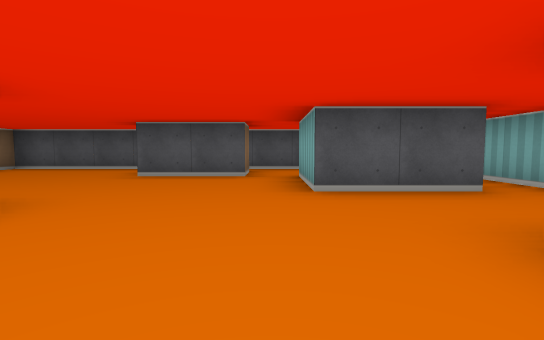
View 1 (above)

14 first-person views from a walk through a cub3D maze. The camera is about half as high as the walls, tilts 4° down and sees 85° across. The floor is counted in squares. Each view is taken from the middle of a square. On the plan, view 1 faces up. The plan holds only what a view shows up to about 9 squares ahead; the rest is blank.

View 2
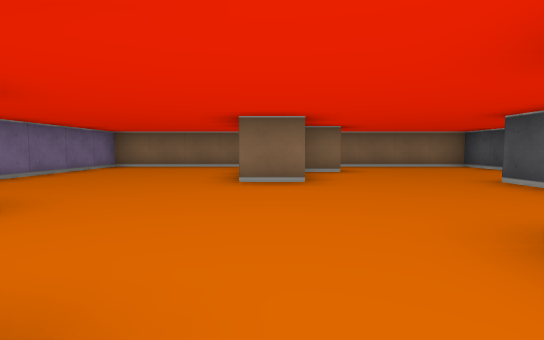

View 3
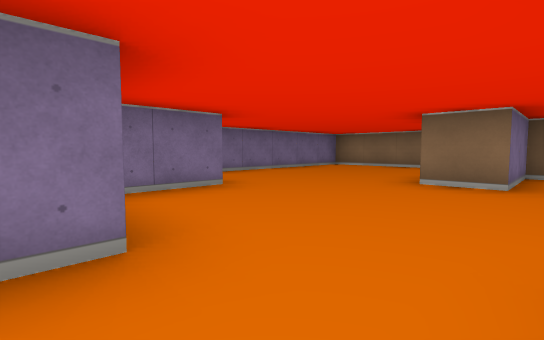

View 4
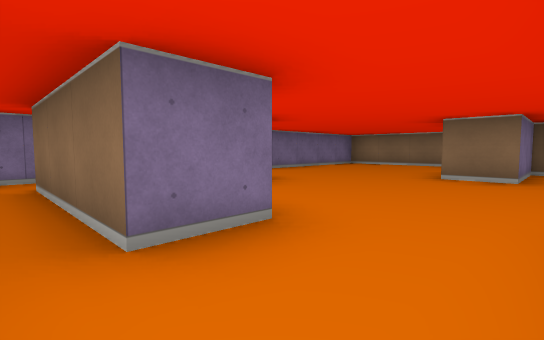

View 5
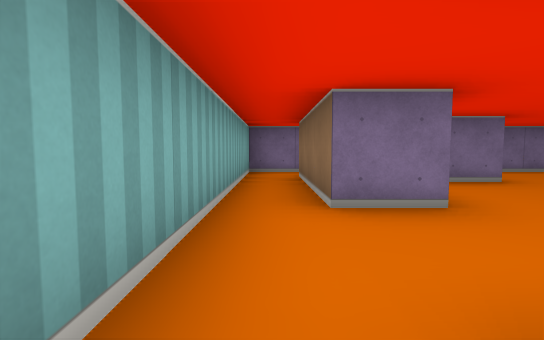

View 6
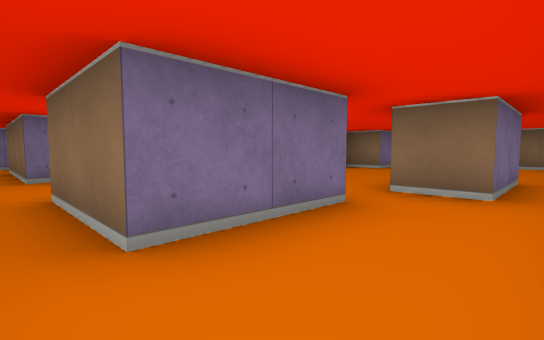

View 7
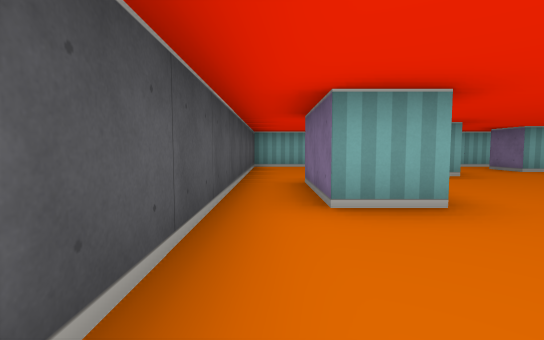

View 8
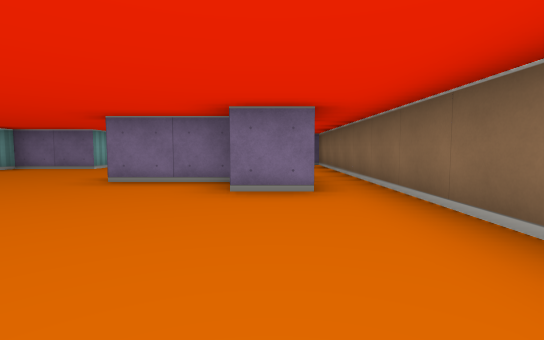

View 9
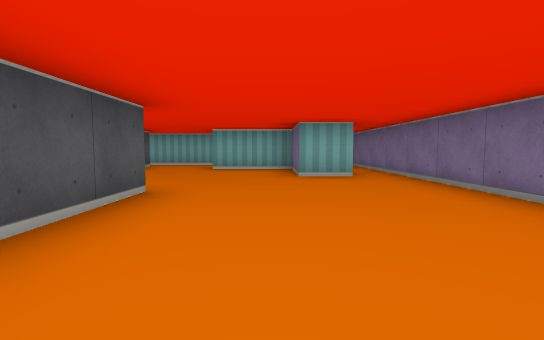

View 10
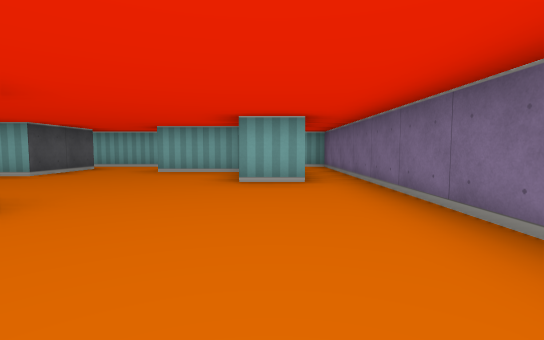

View 11
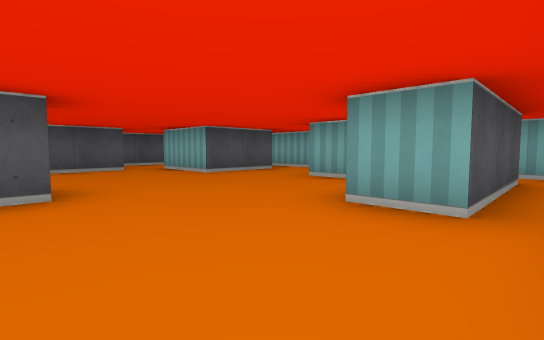

View 12
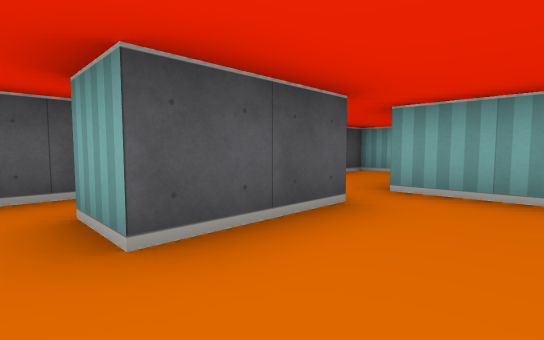

View 13
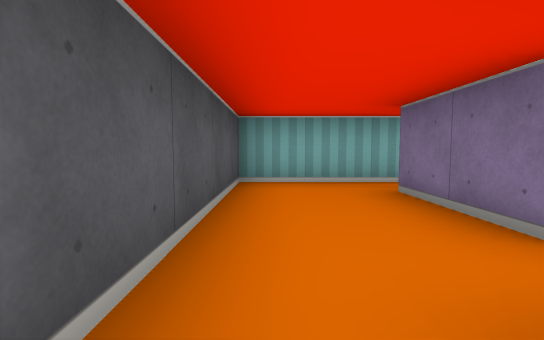

View 14
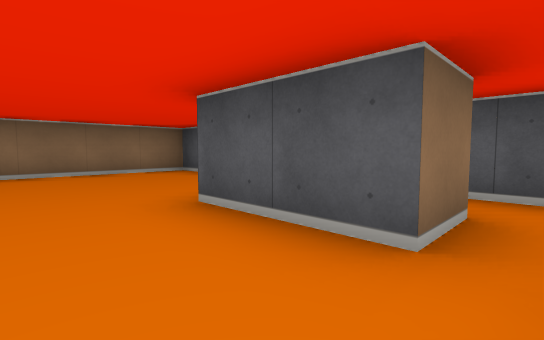

### Floor plan
Points are (right, up) in squares from view 1. A wall is a line through its corners. A room is listed if a view was taken in it or the views show most of it. See-through windows are left out.
Room 1 (views 1, 7, 8, 9, 10, 11, 12, 13, 14)
walls: (-2.5, 5.5) (-2.5, 6.5) (-0.5, 6.5) (-0.5, 5.5) (-2.5, 5.5); (-5.6, 3.5) (-4.5, 3.5) (-4.5, 2.5) (-2.5, 2.5) (-2.5, 1.5) (-4.5, 1.5); (1.5, 3.5) (0.5, 3.5) (0.5, 5.5); (-0.5, -1.5) (-0.5, -0.5) (1.5, -0.5) (1.5, 1.5); (0.5, 7.5) (-6.5, 7.5) (-6.5, -2.5) (-0.5, -2.5)
ways out: opening at (0, -2) to room 2; opening at (2, 2.5) to room 2; opening at (1.5, 6.5) to room 3
Room 2 (views 2, 3, 4)
walls: (1.5, 1.5) (2.5, 1.5) (2.5, -1.5) (-0.5, -1.5); (2.5, 3.5) (1.5, 3.5); (-0.5, -2.5) (3.5, -2.5) (3.5, 3.5)
ways out: opening at (0, -2) to room 1; opening at (2, 2.5) to room 1; opening at (3, 4.5) to room 3
Room 3 (views 5, 6)
walls: (0.5, 5.5) (2.5, 5.5) (2.5, 3.5); (3.5, 3.5) (3.5, 7.5) (0.5, 7.5)
ways out: opening at (1.5, 6.5) to room 1; opening at (3, 4.5) to room 2

Positions as (right, up) in squares from view 1, and headings:
1: (0, 0), facing up
2: (2, 2), facing left
3: (2, 3), facing down-left
4: (3, 3), facing down-left
5: (3, 4), facing down
6: (3, 7), facing down-left
7: (-5, 7), facing right
8: (-5, 7), facing down
9: (-6, 0), facing right
10: (-5, -1), facing right
11: (-3, -2), facing up-right
12: (-3, 4), facing up-right
13: (-1, 7), facing right
14: (0, 4), facing up-left
